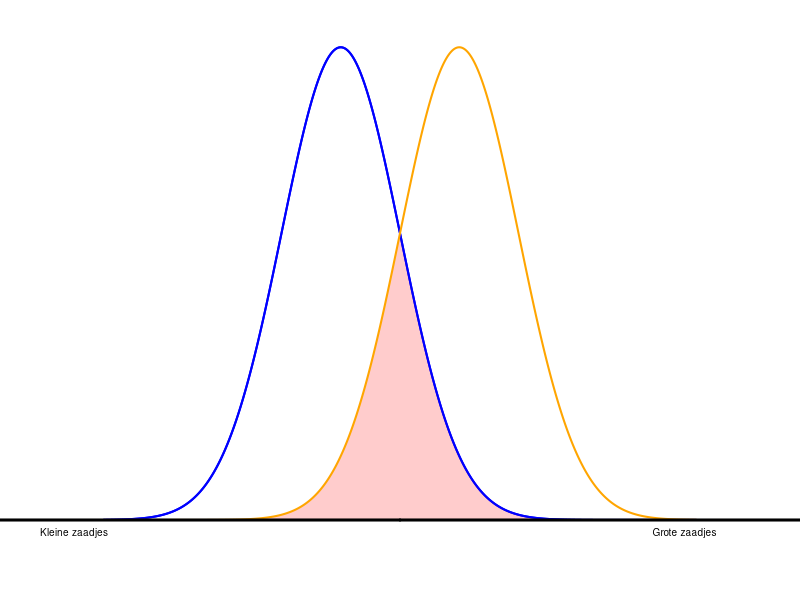

This chart was generated by the following R code:
## ---- chunk 1
#| code-fold: true
#| eval: true
#| code-line-numbers: false
#| fig.width: 4
#| fig.height: 2
#| label: "fig-zaadoverlap"
#| fig-cap: "Als twee vogelsoorten verschillende voorkeur voor zaadgrootte hebben, zullen we competitie hebben om de zaadjes waar ze overlappen."
#| 
n <- 1
plot_niche_overlap <- function(mean1=-1, sd1=1, mean2=1, sd2=1){
  # Define the range for the x-axis
  x_range <- seq(-5, 5, length.out = 1000)
  
  # Calculate the densities
  density1 <- dnorm(x_range, mean = mean1, sd = sd1)
  density2 <- dnorm(x_range, mean = mean2, sd = sd2)
  
  # Scale the densities to the same maximum height
  max_height <- 0.4
  density1_scaled <- density1 / max(density1) * max_height
  density2_scaled <- density2 / max(density2) * max_height
  overlap <- pmin(density1_scaled,density2_scaled)
  # Plot the first normal distribution
  
  plot(x_range, density1_scaled, type = "l", 
       axes=F, xaxt='n', yaxt='n',yaxs="i",
       col = "blue", lwd = 2, ylim = c(0, max_height*1.1), 
       xlab = "", ylab = "", main = "")
  polygon(x_range,overlap,col="#FF000033",border = NA)
  lines(x_range, density1_scaled, col = "blue", lwd = 2)
  lines(x_range, density2_scaled, col = "orange", lwd = 2)
  
  arrows(0,0,7.5,0,xpd=NA,lwd=3,length = 0.1)
  arrows(0,0,-7.5,0,xpd=NA,lwd=3,length = 0.1)
  mtext("Kleine zaadjes",1,at=-5.5,cex=0.6)
  mtext("Grote zaadjes",1,at=4.8,cex=0.6)
  text(-10,0.6,paste0(LETTERS[n],')'),font=2,xpd=NA)
  
  overlap_pc <- round(sum(overlap)/sum(density1_scaled),digits=2)*100
#   title(main=paste0("N1 heeft ", 
#                     round(sum(overlap)/sum(density1_scaled),2)*100,"%",
#                     " overlap met N2\n",
#                     "N2 heeft ", 
#                     round(sum(overlap)/sum(density2_scaled),2)*100,"%",
#                     " overlap met N1"),line = 0.5,cex.main=0.7)
#   n <<- n + 1
}
par(mfrow=c(1,1),mar=c(4,4,0,4))
plot_niche_overlap()
